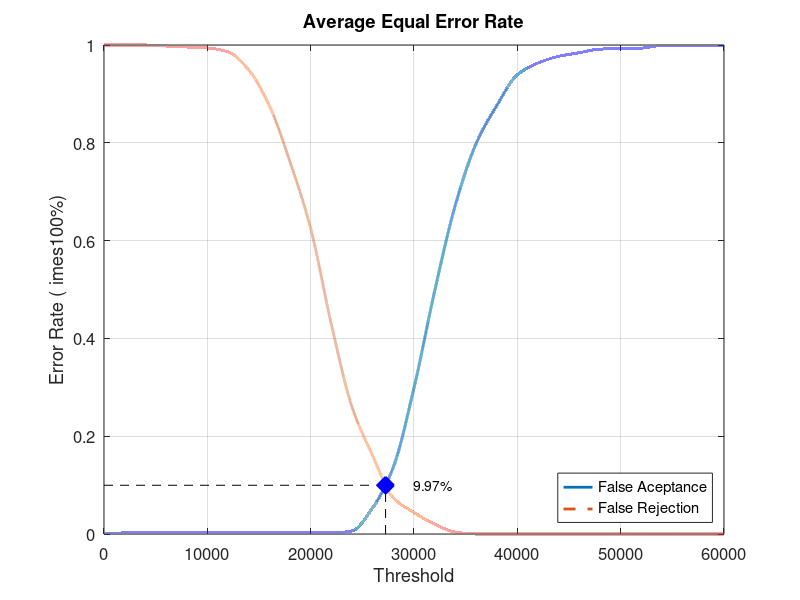
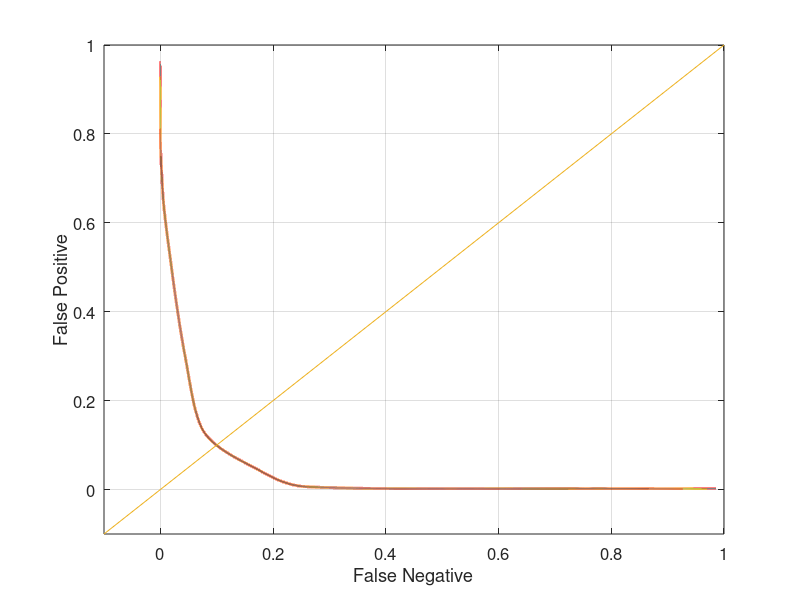

Here is the MATLAB script that generated these plots, in order:
close all;
clear;
clc;
x = 0:2000:60000;
xq = 0:0.5:60000;

y0 = [0 0.00210526 0.00210526 0.00210526 0.00210526 0.00210526 0.00210526 0.00210526 0.00210526 0.00210526 0.00210526 0.00210526 0.00631579 0.0536842 0.136842 0.298947 0.496842 0.672632 0.797895 0.875789 0.938947 0.963158 0.976842 0.984211 0.991579 0.992632 0.993684 0.998947 0.998947 0.998947 1]
yy0 = interp1(x, y0, xq, 'pchip');
y1 = [1 1 1 0.998 0.996 0.994 0.986 0.949 0.876 0.761 0.625 0.429 0.26 0.16 0.074 0.044 0.02 0.004 0 0 0 0 0 0 0 0 0 0 0 0 0]
yy1 = interp1(x, y1, xq, 'pchip');

% Calculating EER: 
y2 = abs(y0 - y1);
find(y2 == min(y2))
yy2 = abs(yy0 - yy1);
xEER = find(yy2 == min(yy2));
xEERIndex = xq(xEER) % X-axis EER
yEER = yy0(xEER) % Y-axis EER

main = figure
plot(xq, yy0,'-','LineWidth', 2);	hold on
plot(xq, yy1,'--','LineWidth', 2);	hold on
plot([xEERIndex xEERIndex], [0 yEER], 'k--');	hold on
plot([0 xEERIndex], [yEER yEER], 'k--');	hold on
plot(xEERIndex, yEER, 'bx', 'LineWidth', 10);	hold on
text(xEERIndex + 10 * xEERIndex / 100, yEER, [num2str(round((10000 * yEER)) / 100) '%'])
legend('False Aceptance', 'False Rejection', 'Location', 'SouthEast')
xlabel('Threshold')
ylabel('Error Rate (	imes100%)')
title('Average Equal Error Rate')
set(gca, 'FontSize', 12)
axis([0 60000 0 1])
grid on

print(main, 'Database3AverageMain', '-dpng');
FNRxFPR = figure('Color', [1 1 1]);
plot(yy1, yy0, '-', yy1, yy0, 'LineWidth', 2);
hold on
y = -0.1:0.1:1
plot(y, y); 
set(gca, 'FontSize', 12)
xlabel('False Negative')
ylabel('False Positive')
axis([-0.1 1 -0.1 1])
set(gca, 'FontSize', 12)
grid on

print(FNRxFPR, 'Database3AverageFNRxFPR','-dpng');
